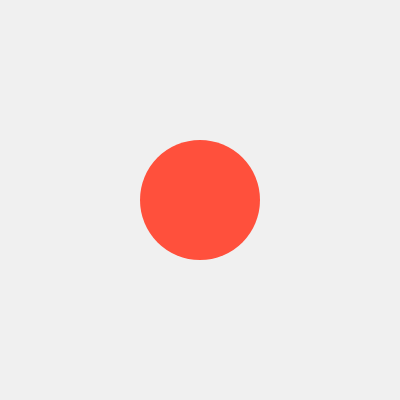
Frame 1 (no input)
Frame 60 (no input): identical to frame 1, image omitted
Frame 120 (the mouse pressed at the canvas centre since frame 60): identical to frame 1, image omitted

The p5.js sketch that drew this single still picture (run headless with seeded random() and noise() and a simulated clock; from frame 60 on, the mouse is pressed at the canvas centre):

// p5.js sketch
// ── sketch.js
// 02 · p5.js Grundlagen

// setup() läuft einmal beim Start
function setup() {
  createCanvas(400, 400);
}

// draw() läuft danach immer wieder (ca. 60-mal pro Sekunde)
function draw() {
  background(240);
  fill(255, 80, 60);
  noStroke();
  circle(width / 2, height / 2, 120);
}
